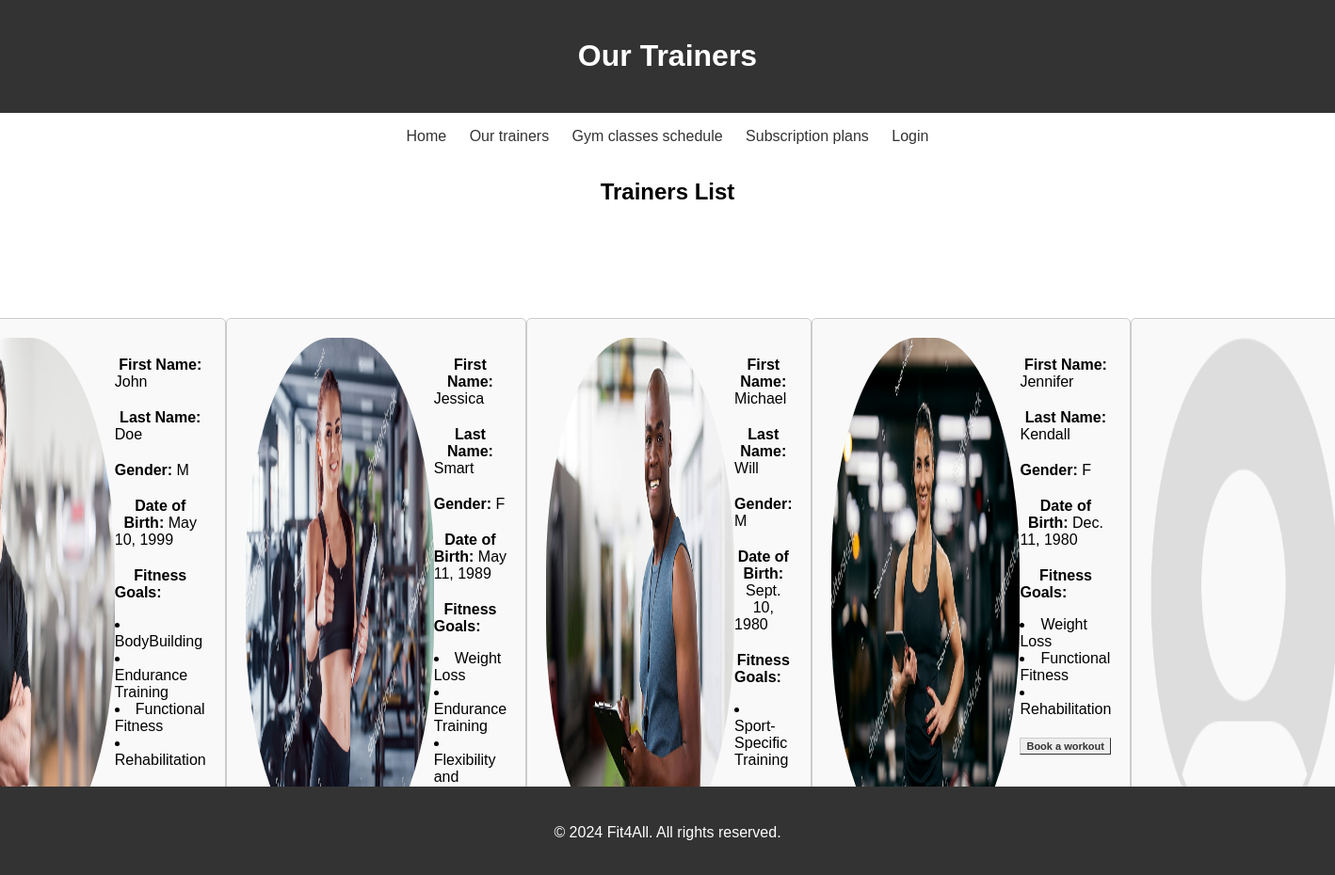
The app's page /trainer-list/ with its own data.
### gestione_palestra/models.py (models this page shows)
class TrainerProfile(models.Model):
    user = models.OneToOneField(User, on_delete=models.CASCADE)
    gender_choices = [
        ('M', 'Male'),
        ('F', 'Female'),
    ]
    gender = models.CharField(max_length=1, choices=gender_choices, null=False, blank=True)
    first_name = models.CharField(max_length=100, null=False,blank=True, validators=[validators.validate_name])
    last_name = models.CharField(max_length=100, null=False,blank=True, validators=[validators.validate_name])
    date_of_birth = models.DateField(null=False,blank=True,default=date.today, validators=[validators.validate_age_of_birth])
    certifications = models.FileField(blank=True)
    profile_picture = models.ImageField(upload_to='profile_pictures/', null=True, blank=True)
    fitness_goals = models.ManyToManyField(FitnessGoal, blank=True)  # Cambio qui
    pt_photo = models.ImageField(upload_to='pt_images/', null=True, blank=True)

class FitnessGoal(models.Model):
    name = models.CharField(max_length=100, validators=[validators.validate_name])

### gestione_palestra/views.py (the view)
# urls.py: path('trainer-list/', views.TrainerListView.as_view(), name='trainer-list'),
class TrainerListView(View):
    def get(self, request):
        trainers_users = models.User.objects.filter(is_instructor=True)
        trainers = []
        for trainer_user in trainers_users:
            try:
                trainer_profile = models.TrainerProfile.objects.get(user=trainer_user)
            except models.TrainerProfile.DoesNotExist:
                continue
            fitness_goals = get_fitness_goals(trainer_profile)
            trainers.append((trainer_profile,fitness_goals))
        return render(request=request, template_name="trainer-list.html", context={'trainers':trainers})

### gestione_palestra/context_processors.py (called while the page is built)
def global_context(request):
    plans = models.SubscriptionPlan.objects.all()
    fitness_goals_choices = models.FitnessGoal.objects.all()
    fitness_goals = [(goal.id, goal.name) for goal in fitness_goals_choices]
    for plan in plans:
        plan.discounted_price = plan.monthly_price - plan.age_discount
    context =   {
                    'gym_name': 'Fit4All',
                    'now': date.today,
                    'subscription_plans':plans,
                    'fitness_goals':fitness_goals,
                    'days':week_days,
                    'hours':range(9,19)
                }
    return context

### gestione_palestra/views.py (called while the page is built)
def get_fitness_goals(trainer_profile):
    fitness_goal_ids = models.TrainerProfile_FitnessGoals.objects.filter(trainerprofile=trainer_profile).values_list('fitnessgoal_id', flat=True)
    fitness_goals = models.FitnessGoal.objects.filter(id__in=fitness_goal_ids)
    fitness_goals = [fitness_goal.name for fitness_goal in fitness_goals]
    return fitness_goals

### templates/trainer-list.html (shortened to what this page needs)
{% extends "base.html" %}
{% load static %}
{% block header %} Our Trainers {% endblock %}
{% block content %}
<h2>Trainers List</h2>
<div class="trainer-list">
    <div class="trainers-container">
        {% for trainer, fitness_goals in trainers %}
        <div class="trainer-card">
            <img src="{% if trainer.pt_photo %}{{ trainer.pt_photo.url }}{% else %}{% static 'img/default_profile_image.png' %}{% endif %}" alt="Profile Picture" style="max-width: 200px;">
            <div class="trainer-details">
                <p><strong>First Name:</strong> {{ trainer.first_name|default:"-" }}</p>
                <p><strong>Last Name:</strong> {{ trainer.last_name|default:"-" }}</p>
                <p><strong>Gender:</strong> {{ trainer.gender|default:"-" }}</p>
                <p><strong>Date of Birth:</strong> {{ trainer.date_of_birth|default:"-" }}</p>
                <p><strong>Fitness Goals:</strong> {% for goal in fitness_goals %}<li>{{ goal }}</li>{% endfor %}</p>
                {% if not request.user.is_instructor and not request.user.is_manager %}
                <a class="button" href="{% url 'book-workout' trainer.id  %}">Book a workout</a>
                {% endif %}
            </div>
        </div>
        {% endfor %}
    </div>
</div>
{% endblock %}

### static/css/style.css (style rules this page uses)
html, body { height: 100%; }
body { font-family: Arial, sans-serif; margin: 0; padding: 0; display: flex; flex-direction: column; }
.trainers-container { display: flex; text-align: left; }
.trainer-list { display: flex; justify-content: center; margin-top: 100px; }
.button { font: bold 11px Arial; text-decoration: none; background-color: #EEEEEE; color: #333333; padding: 2px 6px 2px 6px; border-top: 1px solid #CCCCCC; border-right: 1px solid #333333; border-bottom: 1px solid #333333; border-left: 1px solid #CCCCCC; }
.trainer-card { display: inherit; padding: 20px; text-align-last: left; border: 1px solid #ccc; border-radius: 5px; background-color: #f9f9f9; }
.trainer-card img { display: block; margin: 0 auto; border-radius: 45%; max-width: 100%; height: auto; }
h2 { text-align: center; color: #000000; }
p { margin-top: 20px; text-align: center; }

### records on screen
TrainerProfile: pt_photo (picture), first_name "John", last_name "Doe", gender "M", date_of_birth "May 10, 1999"
FitnessGoal: fitness_goals "BodyBuilding"
FitnessGoal: fitness_goals "Endurance Training" "Endurance Training"
FitnessGoal: fitness_goals "Functional Fitness" "Functional Fitness"
FitnessGoal: fitness_goals "Rehabilitation" "Rehabilitation"
TrainerProfile: pt_photo (picture), first_name "Jessica", last_name "Smart", gender "F", date_of_birth "May 11, 1989"
FitnessGoal: fitness_goals "Weight Loss" "Weight Loss"
FitnessGoal: fitness_goals "Flexibility and…"
TrainerProfile: pt_photo (picture), first_name "Michael", last_name "Will", gender "M", date_of_birth "Sept. 10, 1980"
FitnessGoal: fitness_goals "Sport-Specific Training"
TrainerProfile: pt_photo (picture), first_name "Jennifer", last_name "Kendall", gender "F", date_of_birth "Dec. 11, 1980", shows "Book a workout"

### other values on screen
{{ gym_name }} "Fit4All"
